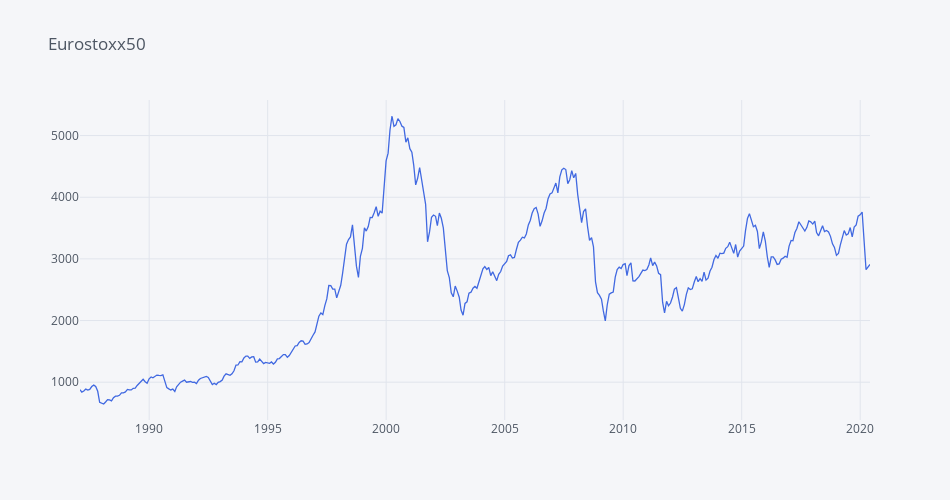

Notebook code cell kept with this figure:
### Code cell
Euro50 = quandl.get("ECB/RTD_M_S0_N_C_DJE50_X", authtoken="HU7i-qDWTo-fWcBzRZ_f")
Euro50.columns= ['Eurostoxx50']
Euro50.iplot(dimensions=pl.dimensions, color='royalblue', title='Eurostoxx50')

### Figure 1 — Plotly figure (JSON) as saved in the notebook; plotly's stock layout.template omitted (floating-point values rounded to 4 significant figures; data arrays with more than 128 entries replaced by an {"elided": "..."} marker saying what was removed)
{"data": [{"line": {"color": "rgba(65, 105, 225, 1.0)", "dash": "solid", "shape": "linear", "width": 1.3}, "mode": "lines", "name": "Eurostoxx50", "text": "", "type": "scatter", "x": {"elided": "399 str values"}, "y": {"elided": "399 float values"}}], "layout": {"height": 500, "legend": {"bgcolor": "#F5F6F9", "font": {"color": "#4D5663"}}, "paper_bgcolor": "#F5F6F9", "plot_bgcolor": "#F5F6F9", "title": {"font": {"color": "#4D5663"}, "text": "Eurostoxx50"}, "width": 950, "xaxis": {"autorange": true, "gridcolor": "#E1E5ED", "range": ["1987-01-31", "2020-05-31"], "showgrid": true, "tickfont": {"color": "#4D5663"}, "title": {"font": {"color": "#4D5663"}, "text": ""}, "type": "date", "zerolinecolor": "#E1E5ED"}, "yaxis": {"autorange": true, "gridcolor": "#E1E5ED", "range": [387.1, 5577.0], "showgrid": true, "tickfont": {"color": "#4D5663"}, "title": {"font": {"color": "#4D5663"}, "text": ""}, "type": "linear", "zerolinecolor": "#E1E5ED"}}}
